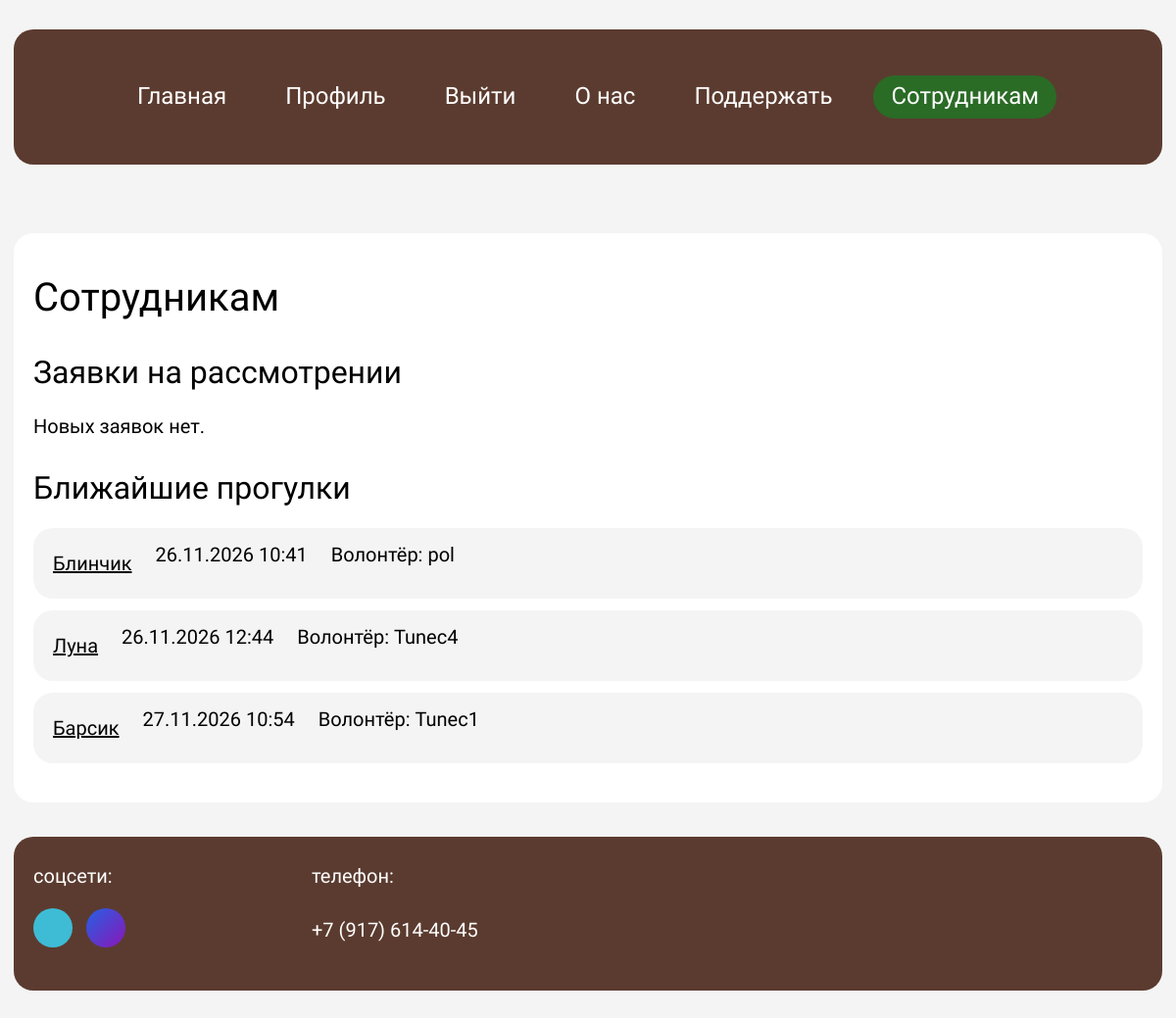
Page /staff/ (signed in) on the committed database.
### app/models.py (models this page shows, shortened)
class WalkingBooking(models.Model):
    volunteer = models.ForeignKey(
        settings.AUTH_USER_MODEL, on_delete=models.CASCADE,
        related_name='walking_bookings', verbose_name='Волонтёр'
    )
    pet = models.ForeignKey(
        Pet, on_delete=models.CASCADE, related_name='walks', verbose_name='Питомец'
    )
    date_time = models.DateTimeField('Дата и время прогулки')
    is_completed = models.BooleanField('Прогулка завершена', default=False)
    class Meta:
        verbose_name = 'Запись на прогулку'
        verbose_name_plural = 'Записи на прогулки'
        ordering = ['-date_time']

class Pet(models.Model):
    STATUS_CHOICES = [
        ('available', 'Доступен'),
        ('quarantine', 'На карантине'),
        ('treatment', 'На лечении'),
        ('reserved', 'Забронирован'),
        ('adopted', 'Обрёл дом'),
    ]
    GENDER_CHOICES = [('male', 'Мальчик'), ('female', 'Девочка')]
    SPECIES_CHOICES = [('dog', 'Собака'), ('cat', 'Кошка'), ('other', 'Другое')]
    name = models.CharField('Кличка', max_length=100)
    species = models.CharField('Вид', max_length=20, choices=SPECIES_CHOICES)
    breed = models.CharField('Порода', max_length=100, blank=True)
    age = models.PositiveSmallIntegerField('Возраст (полных лет)')
    gender = models.CharField('Пол', max_length=10, choices=GENDER_CHOICES)
    status = models.CharField('Статус', max_length=20, choices=STATUS_CHOICES, default='available')
    description = models.TextField('История и характер', blank=True)
    photo = models.ImageField(
        'Фотография',
        upload_to='pets/',
        blank=True,
        validators=[validate_image_file]
    )
    volier = models.ForeignKey(
        Volier, on_delete=models.SET_NULL, null=True, blank=True,
        related_name='pets', verbose_name='Вольер',
    )
    admission_date = models.DateField('Дата поступления', auto_now_add=True)
    sponsors = models.ManyToManyField(
        settings.AUTH_USER_MODEL, through='SponsorshipPayment',
        related_name='sponsored_pets', verbose_name='Опекуны',
    )
    class Meta:
        verbose_name = 'Питомец'
        verbose_name_plural = 'Питомцы'
        ordering = ['-admission_date', 'name']
        constraints = [
            models.CheckConstraint(condition=Q(age__gte=0) & Q(age__lte=40), name='pet_age_0_40'),
        ]

### app/views.py (the view)
# urls.py: path("staff/", views.staff, name="staff"),
@staff_required
def staff(request):
    applications = AdoptionApplication.objects.filter(status="pending").select_related(
        "user", "pet"
    )
    walks = (
        WalkingBooking.objects.filter(is_completed=False, date_time__gte=timezone.now())
        .select_related("pet", "volunteer")
        .order_by("date_time")[:20]
    )
    return render(request, "staff.html", {"applications": applications, "walks": walks})

### app/views.py (called while the page is built)
def staff_required(view):
    @wraps(view)
    @login_required
    def wrapper(request, *args, **kwargs):
        if not request.user.is_staff:
            messages.error(request, "Раздел доступен только сотрудникам приюта.")
            return redirect("index")
        return view(request, *args, **kwargs)
    return wrapper

### app/templates/staff.html (shortened to what this page needs)
{% extends 'base.html' %}
{% block content %}
<section class="page-block page-block--auto" aria-labelledby="staff-title">
    <h1 class="page-block__title" id="staff-title">Сотрудникам</h1>
    <h2 class="profile__subtitle">Заявки на рассмотрении</h2>
    {% if applications %}
    <ul class="staff__list">
        {% for application in applications %}
        <li class="staff__item">
            <p><a href="{% url 'pet_detail' application.pet.pk %}">{{ application.pet.name }}</a> — {{ application.user.username }}{% if application.user.email %} ({{ application.user.email }}){% endif %}, подана {{ application.created_at|date:"d.m.Y" }}</p>
            <details class="staff__details">
                <summary>Анкета кандидата</summary>
                <p><strong>Жилищные условия:</strong> {{ application.housing_conditions }}</p>
                <p><strong>Опыт:</strong> {{ application.experience }}</p>
            </details>
            <form class="staff__actions" method="post" action="{% url 'staff_application' application.pk %}">
                {% csrf_token %}
                <button class="btn btn--green" type="submit" name="action" value="approve">Одобрить</button>
                <button class="btn btn--black" type="submit" name="action" value="reject">Отклонить</button>
            </form>
        </li>
        {% endfor %}
    </ul>
    {% else %}
    <p>Новых заявок нет.</p>
    {% endif %}
    <h2 class="profile__subtitle">Ближайшие прогулки</h2>
    {% if walks %}
    <ul class="profile__list">
        {% for walk in walks %}
        <li class="profile__item">
            <a href="{% url 'pet_detail' walk.pet.pk %}">{{ walk.pet.name }}</a>
            <span>{{ walk.date_time|date:"d.m.Y H:i" }}</span>
            <span>Волонтёр: {{ walk.volunteer.username }}</span>
        </li>
        {% endfor %}
    </ul>
    {% else %}
    <p>Запланированных прогулок нет.</p>
    {% endif %}
</section>
{% endblock %}

### app/static/css/style.css (style rules this page uses)
:root { --color-bg: #f4f4f4; --color-white: #ffffff; --color-black: #000000; --color-brown: #5b3b2f; --color-green: #4cbb70; --color-green-dark: #2a6b26; --color-telegram: #3ebbd5; --color-whatsapp: #00ff37; --color-blue: #2461e4; --color-purple: #8c15b7; --color-error: #b00020; --radius: 20px; --gap-section: 35px; --gutter: 14px; --container: 1340px; --tap: 44px; --font: "Golos Text", system-ui, -apple-system, "Segoe UI", Roboto, Arial, sans-serif; --fs-h1: 40px; --fs-h2: 32px; --fs-h3: 24px; --fs-text: 20px; }
*, *::before, *::after { box-sizing: border-box; }
body { margin: 0; background: var(--color-bg); color: var(--color-black); font-family: var(--font); font-size: var(--fs-text); line-height: 1.3; }
ul { margin: 0; padding: 0; list-style: none; }
h1, h2, h3, p, dl, dd { margin: 0; }
a { color: inherit; }
.page-block.page-block--auto { min-height: 0; margin-top: var(--gap-section); }
.page-block { display: flex; flex-direction: column; gap: 20px; min-height: 400px; padding: 40px 20px; background: var(--color-white); border-radius: var(--radius); }
.page-block__title { font-size: var(--fs-h1); font-weight: 400; }
.profile__subtitle { margin-top: 10px; font-size: var(--fs-h2); font-weight: 400; }
.profile__list { display: flex; flex-direction: column; gap: 12px; }
.profile__item { display: flex; flex-wrap: wrap; gap: 8px 24px; padding: 14px 20px; background: var(--color-bg); border-radius: var(--radius); }
.profile__item a { display: inline-flex; align-items: center; min-height: var(--tap); }

### rows in the picture
WalkingBooking: pet.name "Блинчик", date_time "26.11.2026 10:41", volunteer.username "pol"
WalkingBooking: pet.name "Луна", date_time "26.11.2026 12:44", volunteer.username "Tunec4"
WalkingBooking: pet.name "Барсик", date_time "27.11.2026 10:54", volunteer.username "Tunec1"
